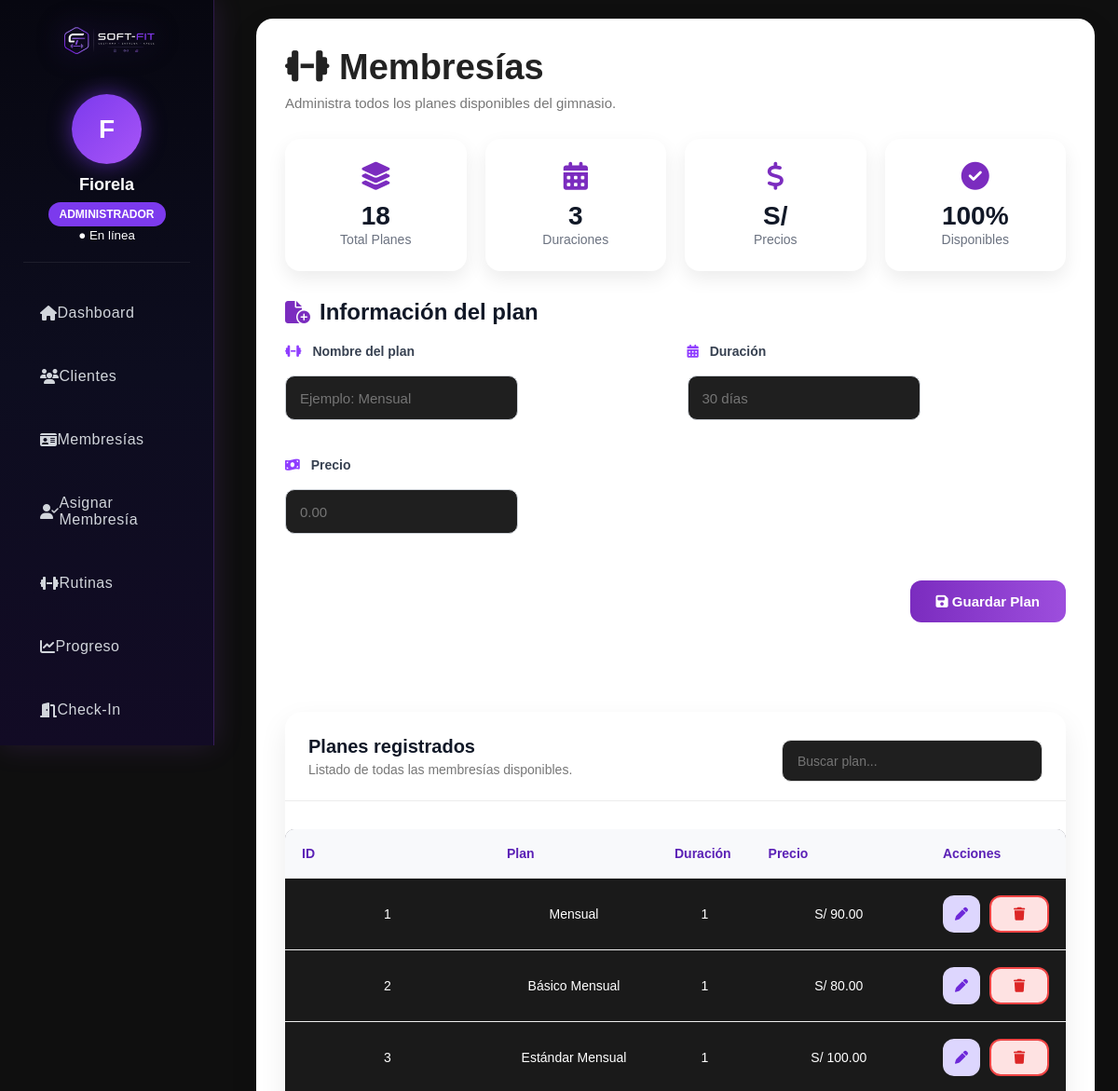
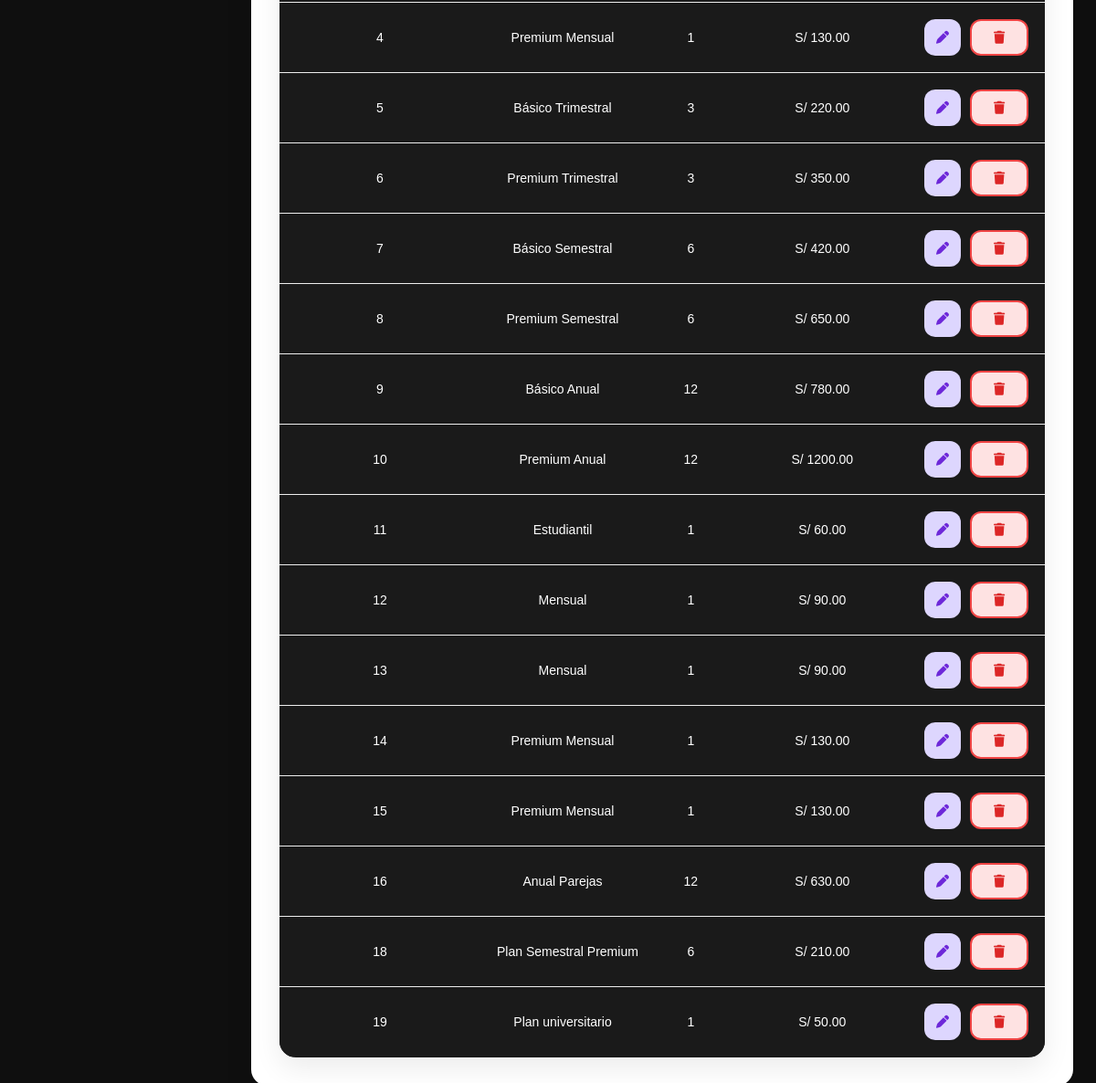
Screenshot of /pages/membresias.php (signed in) with the database file from the repository (2 pictures, top to bottom).
### tables this page shows
CREATE TABLE `planes_membresia` (
  `id` int(11) NOT NULL,
  `plan` varchar(100) NOT NULL,
  `duracion` int(11) NOT NULL,
  `precio` decimal(10,2) NOT NULL
);

### pages/membresias.php (the view, shortened to what this page needs)
<?php
include("../includes/conexion.php");
$planEditar = "";
$duracionEditar = "";
$precioEditar = "";
$planes = mysqli_query($conexion,
"SELECT * FROM planes_membresia");
?>
<!DOCTYPE html>
<html lang="es">
<head>
<link rel="stylesheet" href="../css/style.css">
<link rel="stylesheet" href="../css/dashboard.css">
<link rel="stylesheet" href="../css/softfit-ui.css">
<link rel="stylesheet"
href="https://cdnjs.cloudflare.com/ajax/libs/font-awesome/6.5.2/css/all.min.css">
</head>
<body>
<?php include("../includes/sidebar.php"); ?>
<div class="main-content">
<div class="page-card">
<div class="page-header">
    <div>
        <h1>
            <i class="fa-solid fa-dumbbell"></i>
            Membresías
        </h1>
        <p>
            Administra todos los planes disponibles del gimnasio.
        </p>
    </div>
</div>
<?php
$totalPlanes = mysqli_num_rows(
mysqli_query($conexion,"SELECT * FROM planes_membresia"));
?>
<div class="stats-grid">
<div class="stat-card">
<i class="fa-solid fa-layer-group"></i>
<h3><?php echo $totalPlanes; ?></h3>
<span>Total Planes</span>
</div>
<div class="stat-card">
<i class="fa-solid fa-calendar-days"></i>
<h3>3</h3>
<span>Duraciones</span>
</div>
<div class="stat-card">
<i class="fa-solid fa-dollar-sign"></i>
<h3>S/</h3>
<span>Precios</span>
</div>
<div class="stat-card">
<i class="fa-solid fa-circle-check"></i>
<h3>100%</h3>
<span>Disponibles</span>
</div>
</div>
<h2 class="section-title">
    <i class="fa-solid fa-file-circle-plus"></i>
    Información del plan
</h2>
<form method="POST" class="form-grid">
<div class="campo">
<label>
<i class="fa-solid fa-dumbbell"></i>
Nombre del plan
</label>
<input
type="text"
name="plan"
value="<?php echo $planEditar; ?>"
placeholder="Ejemplo: Mensual"
required>
</div>
<div class="campo">
<label>
<i class="fa-solid fa-calendar-days"></i>
Duración
</label>
<input
type="text"
name="duracion"
value="<?php echo $duracionEditar; ?>"
placeholder="30 días"
required>
</div>
<div class="campo">
<label>
<i class="fa-solid fa-money-bill-wave"></i>
Precio
</label>
<input
type="number"
step="0.01"
name="precio"
value="<?php echo $precioEditar; ?>"
placeholder="0.00"
required>
</div>
<div class="acciones-form">
<button
type="submit"
name="<?php echo isset($_GET['editar']) ? 'actualizar' : 'guardar'; ?>">
<i class="fa-solid fa-floppy-disk"></i>
<?php
echo isset($_GET['editar'])
? "Actualizar Plan"
: "Guardar Plan";
?>
</button>
</div>
</form>
<br><br>
<div class="table-card">
<div class="table-header">
    <div>
        <h2>Planes registrados</h2>
        <p>Listado de todas las membresías disponibles.</p>
    </div>
    <div>
        <input
        type="text"
        id="buscarPlan"
        placeholder="Buscar plan...">
    </div>
</div>
<table class="tabla-clientes">
<thead>
<tr>
<th>ID</th>
<th>Plan</th>
<th>Duración</th>
<th>Precio</th>
<th style="width:150px;">Acciones</th>
</tr>
</thead>
<tbody>
<?php
while($p = mysqli_fetch_assoc($planes)){
?>
<tr>
<td>
<?php echo $p['id']; ?>
</td>
<td>
<?php echo $p['plan']; ?>
</td>
<td>
<?php echo $p['duracion']; ?>
</td>
<td>
S/ <?php echo $p['precio']; ?>
</td>
<td>
<div class="acciones">
<a href="membresias.php?editar=<?php echo $p['id']; ?>"
class="btn-icon editar">
<i class="fa-solid fa-pen"></i>
</a>
<a href="#"
class="btn-icon eliminar btn-eliminar"
data-id="<?php echo $p['id']; ?>"
data-plan="<?php echo $p['plan']; ?>">
<i class="fa-solid fa-trash"></i>
</a>
</div>
</td>
</tr>
<?php } ?>
</tbody>
</table>
</div>
</div>
</body>
</html>

### css/style.css (style rules this page uses)
* { margin:0; padding:0; box-sizing:border-box; }
body { font-family:"Century Gothic",sans-serif; background: radial-gradient( circle at top right, rgba(168,85,247,.18), transparent 35% ), radial-gradient( circle at bottom left, rgba(59,130,246,.12), transparent 35% ), linear-gradient( 135deg, #050816, #09090f, #111827 ); color:white; }
h1 { font-size:32px; margin-bottom:10px; }
table { width:100%; margin-top:30px; border-collapse:collapse; overflow:hidden; border-radius:15px; }
th { background:#7b2cbf; padding:16px; text-align:left; }
td { background:#1a1a1a; padding:14px; border-bottom:1px solid #2d2d2d; }
button { background:#7b2cbf; border:none; padding:12px 18px; border-radius:12px; color:white; cursor:pointer; transition:0.3s; }
input, select { width:100%; padding:14px; margin-top:10px; border:none; border-radius:12px; background:#1f1f1f; color:white; border:1px solid #333; }
a { color:#c77dff; text-decoration:none; }

### css/softfit-ui.css (style rules this page uses)
.stats-grid { display:grid; grid-template-columns:repeat(4,1fr); gap:20px; margin-bottom:30px; }
.stat-card { background:#fff; border-radius:16px; padding:25px; text-align:center; box-shadow:0 8px 20px rgba(0,0,0,.08); transition:.3s; }
.stat-card i { font-size:30px; color:#7b2cbf; margin-bottom:12px; }
.stat-card h3 { font-size:28px; margin:0; color:#111827; }
.stat-card span { color:#6b7280; font-size:14px; }
.table-card { background:#fff; border-radius:18px; overflow:hidden; box-shadow:0 10px 30px rgba(0,0,0,.08); margin-top:25px; }
.table-header { display:flex; justify-content:space-between; align-items:center; padding:22px 25px; border-bottom:1px solid #ececec; }
.table-header h2 { margin:0; font-size:22px; }
.table-header p { margin-top:5px; color:#777; }
.table-header input { width:280px; padding:12px 16px; border-radius:10px; border:1px solid #ddd; }
.tabla-clientes { width:100%; border-collapse:collapse; }
.tabla-clientes th { background:#f8f9fb; padding:18px; text-align:left; font-size:14px; color:#555; }
.tabla-clientes td { padding:18px; border-top:1px solid #eee; }
.tabla-clientes tbody tr { transition:.25s; }
.table-card table { table-layout:fixed; width:100%; }
.table-card td, .table-card th { padding:14px; text-align:center; vertical-align:middle; }
.acciones { display:flex; gap:10px; }
.btn-icon { display:inline-flex; align-items:center; justify-content:center; width:40px; height:40px; padding:0; border-radius:10px; text-decoration:none; transition:.3s; }
.btn-icon.editar { background:#ede9fe; color:#7b2cbf; }
.btn-icon.eliminar { background:#ffe4e6; color:#dc2626; }
.form-grid { display:grid; grid-template-columns:repeat(2,1fr); gap:25px; }
.campo { display:flex; flex-direction:column; }
.campo label { font-size:14px; font-weight:600; margin-bottom:8px; color:#374151; }
.campo input { height:48px; border:1px solid #d1d5db; border-radius:10px; padding:0 15px; font-size:15px; transition:.25s; }
.table-card { margin-top:25px; background:#fff; border-radius:18px; overflow:hidden; box-shadow:0 12px 30px rgba(0,0,0,.08); }
.table-header { display:flex; justify-content:space-between; align-items:center; padding:20px 25px; border-bottom:1px solid #ececec; }
.table-header h2 { margin:0; font-size:20px; color:#222; }
.table-header p { margin-top:5px; color:#777; font-size:14px; }
.tabla-clientes thead { background:#f5f3ff; }
.tabla-clientes th { padding:18px; text-align:left; color:#5b21b6; font-size:14px; font-weight:700; }
.acciones { display:flex; justify-content:center; gap:8px; white-space:nowrap; }
.btn-icon { width:40px; height:40px; border-radius:12px; display:flex; align-items:center; justify-content:center; text-decoration:none; transition:.25s; }
.btn-icon.editar { background:#ddd6fe; color:#6d28d9; }
.btn-icon.eliminar { background:#fee2e2; color:#dc2626; }
.tabla-clientes th:nth-child(1), .tabla-clientes td:nth-child(1) { width:220px; }
.tabla-clientes th:nth-child(2), .tabla-clientes td:nth-child(2) { width:180px; }
.acciones-form { grid-column:1 / -1; display:flex; justify-content:flex-end; margin-top:10px; }
.section-title { color:#111827; font-size:24px; font-weight:700; display:flex; align-items:center; gap:10px; margin-bottom:20px; }
.section-title i { color:#7b2cbf; }
.table-card h2 { color:#111827 !important; }

### rows the page displays
planes_membresia: id "1", plan "Mensual", duracion "1", precio "90.00"
planes_membresia: id "2", plan "Básico Mensual", duracion "1", precio "80.00"
planes_membresia: id "3", plan "Estándar Mensual", duracion "1", precio "100.00"
planes_membresia: id "4", plan "Premium Mensual", duracion "1", precio "130.00"
planes_membresia: id "5", plan "Básico Trimestral", duracion "3", precio "220.00"
planes_membresia: id "6", plan "Premium Trimestral", duracion "3", precio "350.00"
planes_membresia: id "7", plan "Básico Semestral", duracion "6", precio "420.00"
planes_membresia: id "8", plan "Premium Semestral", duracion "6", precio "650.00"
planes_membresia: id "9", plan "Básico Anual", duracion "12", precio "780.00"
planes_membresia: id "10", plan "Premium Anual", duracion "12", precio "1200.00"
planes_membresia: id "11", plan "Estudiantil", duracion "1", precio "60.00"
planes_membresia: id "12", plan "Mensual", duracion "1", precio "90.00"
planes_membresia: id "13", plan "Mensual", duracion "1", precio "90.00"
planes_membresia: id "14", plan "Premium Mensual", duracion "1", precio "130.00"
planes_membresia: id "15", plan "Premium Mensual", duracion "1", precio "130.00"
planes_membresia: id "16", plan "Anual Parejas", duracion "12", precio "630.00"
planes_membresia: id "18", plan "Plan Semestral Premium", duracion "6", precio "210.00"
planes_membresia: id "19", plan "Plan universitario", duracion "1", precio "50.00"

### other values shown
substr($_SESSION['usuario'],0,1) "F"
$_SESSION['nombre'] "Fiorela"
$_SESSION['rol'] "ADMINISTRADOR"
$totalPlanes "18"
